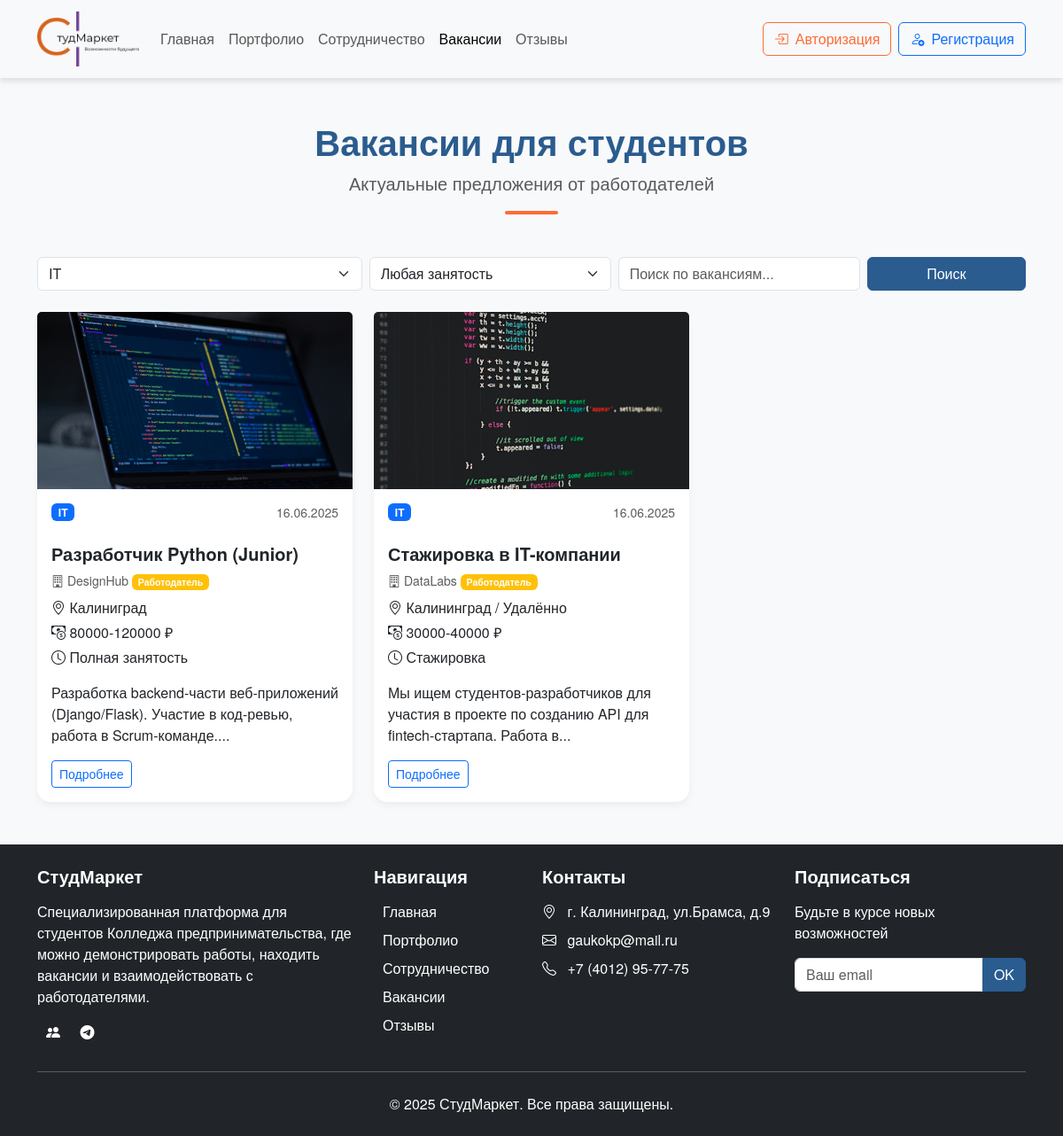
The app's page /files/vacancies.php?category=3 with its own data.
### tables this page shows
CREATE TABLE `vacancies` (
  `id` int(11) NOT NULL,
  `user_id` int(11) NOT NULL,
  `title` varchar(255) NOT NULL,
  `category_id` int(11) NOT NULL,
  `employment_type` enum('full','part','internship','remote') NOT NULL,
  `salary` varchar(100) DEFAULT NULL,
  `location` varchar(255) DEFAULT NULL,
  `description` varchar(255) DEFAULT NULL,
  `requirements` varchar(255) DEFAULT NULL,
  `benefits` varchar(255) DEFAULT NULL,
  `contacts` varchar(255) DEFAULT NULL,
  `image_path` varchar(255) DEFAULT NULL,
  `created_at` timestamp NOT NULL DEFAULT CURRENT_TIMESTAMP,
  `status` enum('pending','approved','rejected') NOT NULL DEFAULT 'pending',
  `moderator_comment` text
);

CREATE TABLE `vacancy_categories` (
  `id` int(11) NOT NULL,
  `name` varchar(255) NOT NULL
);

CREATE TABLE `users` (
  `id` int(11) NOT NULL,
  `name` varchar(100) NOT NULL,
  `email` varchar(100) NOT NULL,
  `password` varchar(255) NOT NULL,
  `user_type` enum('student','employer') NOT NULL,
  `phone` varchar(20) DEFAULT NULL,
  `created_at` timestamp NULL DEFAULT CURRENT_TIMESTAMP,
  `avatar_path` varchar(255) DEFAULT 'img/no-image.png',
  `is_banned` tinyint(1) NOT NULL DEFAULT '0',
  `ban_reason` text
);

### files/vacancies.php (the view, shortened to what this page needs)
<?php
require_once("../config/link.php");
$isLoggedIn = isset($_SESSION['user_id']);
$categories = [];
$sql_categories = "SELECT * FROM `vacancy_categories`";
$result_categories = mysqli_query($conn, $sql_categories);
while ($row = mysqli_fetch_assoc($result_categories))
{
    $categories[$row['id']] = $row['name'];
}
if (isset($_GET['category']))
{
    $category_filter = (int)$_GET['category'];
}
else
{
    $category_filter = 0;
}
if (isset($_GET['search']))
{
    $search_query = mysqli_real_escape_string($conn, $_GET['search']);
}
else
{
    $search_query = '';
}
if (isset($_GET['page']))
{
    $current_page = (int)$_GET['page'];
}
else
{
    $current_page = 1;
}
$limit = 9;
$offset = ($current_page - 1) * $limit;
$sql_where = "WHERE 1=1";
if ($category_filter > 0)
{
    $sql_where .= " AND v.category_id = $category_filter";
}
$sql = "SELECT v.*, u.name as company_name, u.user_type, c.name as category_name FROM vacancies v JOIN users u ON v.user_id = u.id JOIN vacancy_categories c ON v.category_id = c.id $sql_where ORDER BY v.created_at DESC LIMIT $limit OFFSET $offset";
$vacancies = mysqli_query($conn, $sql);
?>
<!DOCTYPE html>
<html lang="ru">
<head>
    <link rel="stylesheet" href="../css/bootstrap.min.css">
    <link rel="stylesheet" href="https://cdn.jsdelivr.net/npm/bootstrap-icons@1.11.1/font/bootstrap-icons.css">
    <link rel="stylesheet" href="../style.css">
</head>
<body class="d-flex flex-column min-vh-100">
<div class="flex-grow-1">
    <nav class="navbar navbar-expand-lg navbar-light bg-light sticky-top">
        <div class="container">
            <a class="navbar-brand" href="<?php if ($isLoggedIn) { echo '../profile.php'; } else { echo '../index.php'; } ?>">
                <img class="logo" src="../img/img5.png" alt="Логотип">
            </a>
            <div class="collapse navbar-collapse" id="navbarNav">
                <ul class="navbar-nav me-auto mb-2 mb-lg-0">
                    <?php
                    if ($isLoggedIn)
                    {
                    ?>
                    <li class="nav-item">
                        <a class="nav-link" href="../profile.php">Главная</a>
                    </li>
                    <?php
                    }
                    else
                    {
                    ?>
                    <li class="nav-item">
                        <a class="nav-link" href="../index.php">Главная</a>
                    </li>
                    <?php
                    }
                    ?>
                    <li class="nav-item">
                        <a class="nav-link" href="portfolio.php">Портфолио</a>
                    </li>
                    <li class="nav-item">
                        <a class="nav-link" href="cooperation.php">Сотрудничество</a>
                    </li>
                    <li class="nav-item">
                        <a class="nav-link active" aria-current="page" href="vacancies.php">Вакансии</a>
                    </li>
                    <li class="nav-item">
                        <a class="nav-link" href="all_reviews.php">Отзывы</a>
                    </li>
                </ul>
                <div class="d-flex">
                    <?php
                    if ($isLoggedIn)
                    {
                    ?>
                        <a href="logout.php" class="btn btn-outline-danger">
                            <i class="bi bi-box-arrow-right"></i> Выйти
                        </a>
                    <?php
                    }
                    else
                    {
                    ?>
                        <button class="btn btn-outline-light me-2" data-bs-toggle="modal" data-bs-target="#loginModal">
                            <i class="bi bi-box-arrow-in-right me-2"></i>Авторизация
                        </button>
                        <button class="btn btn-outline-primary" data-bs-toggle="modal" data-bs-target="#registerModal">
                            <i class="bi bi-person-add me-2"></i>Регистрация
                        </button>
                    <?php
                    }
                    ?>
                </div>
            </div>
        </div>
    </nav>
    <section class="vacancies-section py-5">
        <div class="container">
            <div class="section-header text-center mb-5">
                <h2 class="display-5 fw-bold">Вакансии для студентов</h2>
                <p class="lead text-muted">Актуальные предложения от работодателей</p>
                <div class="divider mx-auto"></div>
            </div>
            <div class="row mb-4">
                <div class="col-md-12">
                    <form method="GET" action="vacancies.php" class="row g-2">
                        <div class="col-md-4">
                            <select class="form-select" name="category">
                                <?php
                                foreach ($categories as $id => $name)
                                {
                                ?>
                                    <option value="<?= $id ?>" <?= $category_filter == $id ? 'selected' : '' ?>>
                                        <?= htmlspecialchars($name) ?>
                                    </option>
                                <?php
                                }
                                ?>
                            </select>
                        </div>
                        <div class="col-md-3">
                            <select class="form-select" name="employment">
                                <option value="">Любая занятость</option>
                            </select>
                        </div>
                        <div class="col-md-3">
                            <input type="text" class="form-control" name="search" placeholder="Поиск по вакансиям..." value="<?= htmlspecialchars($search_query) ?>">
                        </div>
                        <div class="col-md-2">
                            <button type="submit" class="btn btn-primary w-100">Поиск</button>
                        </div>
                    </form>
                </div>
            </div>
            <div class="row g-4">
                <?php
                if (mysqli_num_rows($vacancies) > 0)
                {
                ?>
                    <?php
                    while ($vacancy = mysqli_fetch_assoc($vacancies))
                    {
                    ?>
                        <div class="col-md-4">
                            <div class="card h-100">
                                <img src="<?= htmlspecialchars($vacancy['image_path'] ?: '../img/no-image.png') ?>" class="card-img-top portfolio-img" alt="<?= htmlspecialchars($vacancy['title']) ?>">
                                <div class="card-body">
                                    <div class="d-flex justify-content-between align-items-start mb-2">
                                        <span class="badge bg-primary"><?= htmlspecialchars($vacancy['category_name']) ?></span>
                                        <p class="text-muted small border-0"><?= date('d.m.Y', strtotime($vacancy['created_at'])) ?></p>
                                    </div>
                                    <h5 class="card-title"><?= htmlspecialchars($vacancy['title']) ?></h5>
                                    <p class="text-muted small mb-2">
                                        <i class="bi bi-building"></i> <?= htmlspecialchars($vacancy['company_name']) ?>
                                        <span class="badge bg-<?php if ($vacancy['user_type'] == 'employer') { echo 'warning'; } ?>">
                                            <?php
                                            if ($vacancy['user_type'] == 'employer')
                                            {
                                                echo 'Работодатель';
                                            }
                                            ?>
                                        </span>
                                    </p>
                                    <div class="vacancy-meta mb-3">
                                        <p class="mb-1">
                                            <i class="bi bi-geo-alt"></i>
                                            <?= htmlspecialchars($vacancy['location'] ?: 'Не указано') ?>
                                        </p>
                                        <p class="mb-1">
                                            <i class="bi bi-cash-coin"></i>
                                            <?= $vacancy['salary'] ? htmlspecialchars($vacancy['salary']) . ' ₽' : 'По договорённости' ?>
                                        </p>
                                        <p class="mb-1">
                                            <i class="bi bi-clock"></i>
                                            <?php
                                            switch($vacancy['employment_type'])
                                            {
                                                case 'full': echo 'Полная занятость'; break;
                                                case 'internship': echo 'Стажировка'; break;
                                            }
                                            ?>
                                        </p>
                                    </div>
                                    <p class="card-text">
                                        <?= mb_substr(htmlspecialchars($vacancy['description']), 0, 100) ?>...
                                    </p>
                                    <div class="d-flex justify-content-between align-items-center mt-3">
                                        <a href="vacancy_details.php?id=<?= $vacancy['id'] ?>" class="btn btn-sm btn-outline-primary">
                                            Подробнее
                                        </a>
                                    </div>
                                </div>
                            </div>
                        </div>
                    <?php
                    }
                    ?>
                <?php
                }
                ?>
            </div>
        </div>
    </section>
</div>
<?php
    require_once("footer.php");
?>
</body>
</html>

### style.css (style rules this page uses)
* { padding: 0; margin: 0; }
body { font-family: 'Helvetica Neue', Helvetica, Arial, sans-serif; background-color: #f8f9fa; color: #212529; }
h1, h2, h3, h4, h5, h6 { font-weight: 700; }
a { transition: color 0.3s; }
.navbar { box-shadow: 0 4px 6px rgba(0,0,0,0.1); }
.logo { width: 115px; height: auto; }
.btn-primary { background-color: #2A5C8F; border-color: #2A5C8F; transition: background-color 0.3s; }
.section-header h2 { font-size: 2.5rem; color: #2A5C8F; }
.divider { width: 60px; height: 4px; background-color: #FF6B35; margin: 1rem auto; border-radius: 2px; }
.card { border: none; border-radius: 15px; box-shadow: 0 4px 8px rgba(0,0,0,0.05); transition: transform 0.3s, box-shadow 0.3s; }
.badge.bg-primary { background-color: #2A5C8F; }
.btn-outline-light { border-color: #FF6B35; color: #FF6B35; }
.portfolio-img { height: 200px; object-fit: cover; width: 100%; }

### records on screen
vacancies: image_path (picture), category.name "IT", created_at "16.06.2025", title "Разработчик Python (Junior)", user.name "DesignHub", location "Калиниград", salary "80000-120000", employment_type "Полная занятость", description "Разработка backend-части веб-приложений (Django/Flask). Участие в код-ревью, работа в Scrum-команде."
vacancies: image_path (picture), category.name "IT", created_at "16.06.2025", title "Стажировка в IT-компании", user.name "DataLabs", location "Калининград / Удалённо", salary "30000-40000", employment_type "Стажировка", description "Мы ищем студентов-разработчиков для участия в проекте по созданию API для fintech-стартапа. Работа в"

### other values on screen
form field category "IT"
